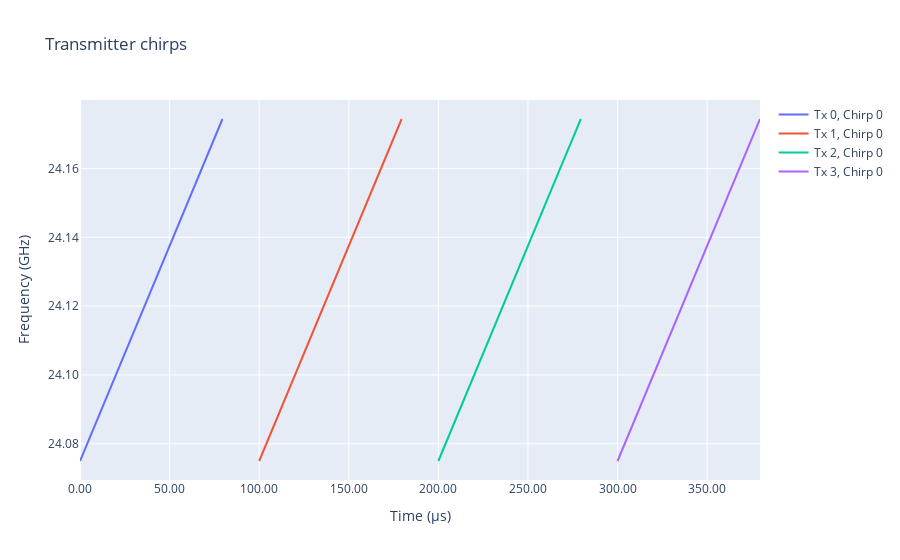

This figure's notebook cell:
### Code cell
import plotly.graph_objs as go

fig = go.Figure()

for idx in range(0, 1):
    for ch_idx in range(0, 32, 8):
        fig.add_trace(go.Scatter(
            x=timestamp[ch_idx, idx, :] * 1e6,
            y=np.linspace(
                radar.transmitter.fc_vect[0] - radar.transmitter.bandwidth / 2,
                radar.transmitter.fc_vect[0] + radar.transmitter.bandwidth / 2,
                radar.samples_per_pulse,
                endpoint=False,
            ) / 1e9,
            name='Tx ' + str(int(ch_idx / 8)) + ', Chirp ' + str(idx),
        ))


fig.update_layout(
    title='Transmitter chirps',
    yaxis=dict(tickformat='.2f', title='Frequency (GHz)'),
    xaxis=dict(tickformat='.2f', title='Time (µs)'),
)

fig.show()

### Figure 1 — Plotly figure (JSON) as saved in the notebook; plotly's stock layout.template omitted (floating-point values rounded to 4 significant figures; data arrays with more than 128 entries replaced by an {"elided": "..."} marker saying what was removed)
{"data": [{"name": "Tx 0, Chirp 0", "type": "scatter", "x": {"elided": "160 float values"}, "y": {"elided": "160 float values"}}, {"name": "Tx 1, Chirp 0", "type": "scatter", "x": {"elided": "160 float values"}, "y": {"elided": "160 float values"}}, {"name": "Tx 2, Chirp 0", "type": "scatter", "x": {"elided": "160 float values"}, "y": {"elided": "160 float values"}}, {"name": "Tx 3, Chirp 0", "type": "scatter", "x": {"elided": "160 float values"}, "y": {"elided": "160 float values"}}], "layout": {"title": {"text": "Transmitter chirps"}, "xaxis": {"tickformat": ".2f", "title": {"text": "Time (µs)"}}, "yaxis": {"tickformat": ".2f", "title": {"text": "Frequency (GHz)"}}}}
